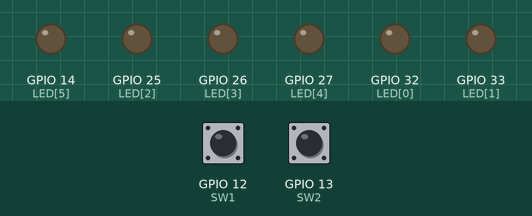
The sketch below on a simulated ESP32. Parts: output pins drawn as LEDs (lit = HIGH). Dashed ring = blinking. Inputs (shaded band) come from the test bench; at power-on: GPIO 12 (SW1) LOW, GPIO 13 (SW2) LOW.

Above: at 1.2 s.
1.3 s: GPIO 12 (SW1) pulled HIGH for 0.15 s
At 1.7 s:
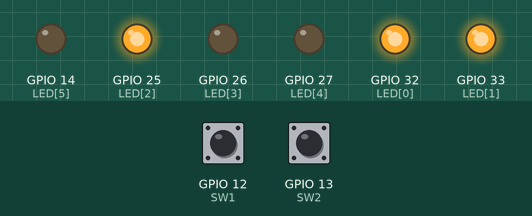
3.8 s: GPIO 13 (SW2) pulled HIGH for 3.2 s
At 4.2 s:
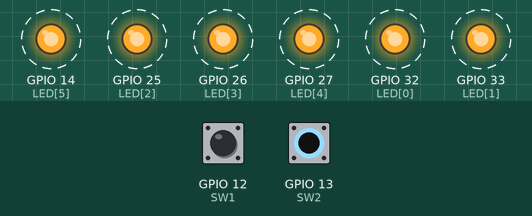
8.8 s: GPIO 12 (SW1) pulled HIGH for 3.2 s
At 9.2 s:
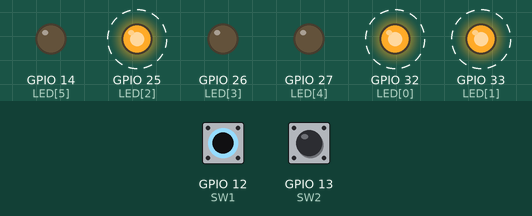
13.5 s: GPIO 12 (SW1) driven HIGH and GPIO 13 (SW2) driven HIGH
At 13.62 s:
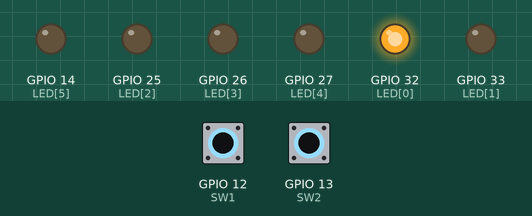
16.5 s: GPIO 12 (SW1) driven LOW
19.5 s: GPIO 13 (SW2) driven LOW
At 20.6 s:
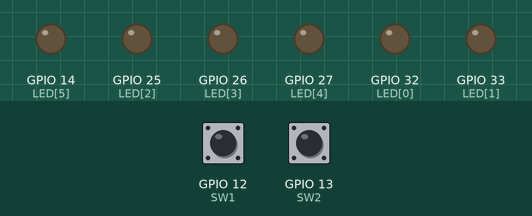
Timing chart, 0 to 22.0 s (numbered marks = the images above; inputs shaded):
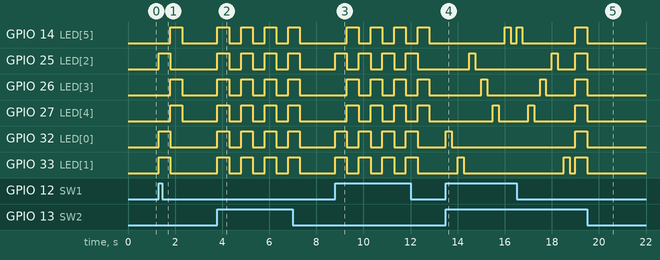

The sketch:

Digital_Input.ino
```cpp
const uint8_t SW1 = 12;
const uint8_t SW2 = 13;

bool SW1_state = 0;
bool SW2_state = 0;

uint8_t const LED[] = {32, 33, 25, 26, 27, 14};
uint8_t NUM_PINS = 6;

void setup() {
  // put your setup code here, to run once:

  for(uint8_t a = 0 ; a < NUM_PINS ; a++){
    pinMode(LED[a],  OUTPUT);
    }
  pinMode(SW1, INPUT);
  pinMode(SW2, INPUT);
}

#include "LED_MODES.h"

void loop() {
  // put your main code here, to run repeatedly:

  SW1_state = digitalRead(SW1);
  SW2_state = digitalRead(SW2);

  if (SW1_state == 1 && SW2_state == 1){
    clear();
    run();
  } else if(SW1_state == 1 && SW2_state == 0){
    clear();
    alt();
  } else if(SW1_state == 0 && SW2_state == 1){
    clear();
    blink();
  } else{
    clear();
  }
}
```

LED_MODES.h
```cpp
void blink(){
    for(uint8_t a = 0 ; a < NUM_PINS ; a++){
        digitalWrite(LED[a], HIGH);
    }

    delay(500);

    for(uint8_t a = 0 ; a < NUM_PINS ; a++){
        digitalWrite(LED[a], LOW);
    }

    delay(500);

}

void alt(){
    for(uint8_t a = 0 ; a < NUM_PINS/2 ; a++){
        digitalWrite(LED[a], HIGH);
    }

    for(uint8_t a = NUM_PINS/2 ; a < NUM_PINS ; a++){
        digitalWrite(LED[a], LOW);
    }

    delay(500);

    for(uint8_t a = 0 ; a < NUM_PINS/2 ; a++){
        digitalWrite(LED[a], LOW);
    }

    for(uint8_t a = NUM_PINS/2 ; a < NUM_PINS ; a++){
        digitalWrite(LED[a], HIGH);
    }

    delay(500);
}

void run(){
    for(uint8_t a = 0 ; a < NUM_PINS ; a++){
        digitalWrite(LED[a], HIGH);

        delay(250);

        digitalWrite(LED[a], LOW);

        delay(250);
    }

    for(uint8_t a = NUM_PINS - 1 ; a > 0 ; a--){
        digitalWrite(LED[a], HIGH);

        delay(250);

        digitalWrite(LED[a], LOW);

        delay(250);
    }

}

void clear(){
    for(uint8_t a = 0 ; a < NUM_PINS ; a++){
        digitalWrite(LED[a], LOW);
    }
}
```

Measured:
- after the input at 1.3 s, GPIO 14 (LED[5]), GPIO 26 (LED[3]), GPIO 27 (LED[4]): LOW → HIGH after 0.50 s, → LOW 0.50 s later; GPIO 25 (LED[2]), GPIO 32 (LED[0]), GPIO 33 (LED[1]): LOW → HIGH at once, → LOW 0.50 s later
- after the input at 3.8 s, GPIO 14 (LED[5]), GPIO 25 (LED[2]), GPIO 26 (LED[3]), GPIO 27 (LED[4]), GPIO 32 (LED[0]), GPIO 33 (LED[1]): alternates HIGH for 0.50 s and LOW for 0.50 s, 8 changes in all, then stays LOW, starting at once
- after the input at 8.8 s, GPIO 14 (LED[5]), GPIO 26 (LED[3]), GPIO 27 (LED[4]): alternates HIGH for 0.50 s and LOW for 0.50 s, starting after 0.50 s; GPIO 25 (LED[2]), GPIO 32 (LED[0]), GPIO 33 (LED[1]): alternates HIGH for 0.50 s and LOW for 0.50 s, 8 changes in all, then stays LOW, starting at once
- after the input at 13.5 s, GPIO 14 (LED[5]): LOW → HIGH after 2.5 s, → LOW 0.25 s later; GPIO 25 (LED[2]): LOW → HIGH after 1.0 s, → LOW 0.25 s later; GPIO 26 (LED[3]): LOW → HIGH after 1.5 s, → LOW 0.25 s later; GPIO 27 (LED[4]): LOW → HIGH after 2.0 s, → LOW 0.25 s later; GPIO 32 (LED[0]): LOW → HIGH at once, → LOW 0.25 s later
- after the input at 19.5 s, GPIO 14 (LED[5]), GPIO 25 (LED[2]), GPIO 26 (LED[3]), GPIO 27 (LED[4]), GPIO 32 (LED[0]), GPIO 33 (LED[1]): goes on until 19.5 s, then stays LOW
